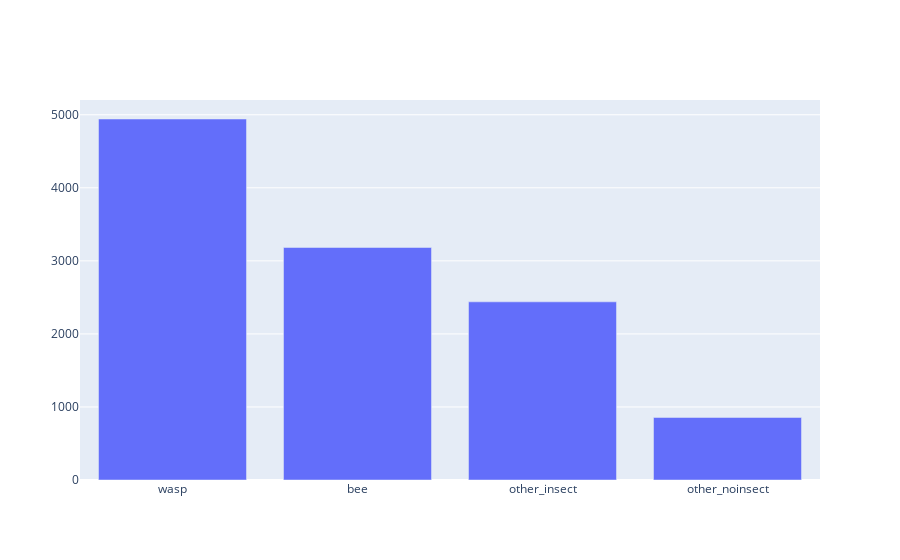

This figure's notebook cell:
### Code cell
import plotly.offline as py
import plotly.graph_objs as go

py.init_notebook_mode(connected=True)

count_data = []
for label, org_count in dict(images_count_org).items():
    count_data.append((label, org_count, org_count))
    
count_data = sorted(count_data, reverse=True, key=lambda x: x[2])
labels, org_count, sum_count = zip(*count_data)

trace_org = go.Bar(
    x=labels,
    y=org_count,
    name='Orginal images count'
)

data = [trace_org]
layout = go.Layout(
    barmode='stack',
    showlegend=False
)

fig = go.Figure(data=data, layout=layout)
py.iplot(fig, filename='stacked-bar')

### Figure 1 — Plotly figure (JSON) as saved in the notebook; plotly's stock layout.template omitted (floating-point values rounded to 4 significant figures)
{"data": [{"name": "Orginal images count", "type": "bar", "x": ["wasp", "bee", "other_insect", "other_noinsect"], "y": [4942, 3183, 2439, 856]}], "layout": {"barmode": "stack", "showlegend": false}}
